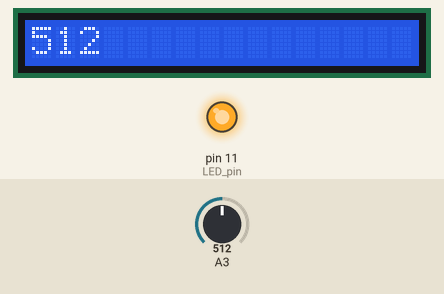
Recording of a sketch running on a simulated Arduino Uno, built with avr-gcc and run on an emulated ATmega328P. On the bench: 16×1 character LCD, output pins drawn as LEDs (lit = HIGH). Inputs (shaded band) come from the test bench; at power-on: A3 = 512. What the sketch prints to the serial monitor is not drawn.

Above: at 1.07 s.
1.3 s: A3 set to 408
At 1.87 s:
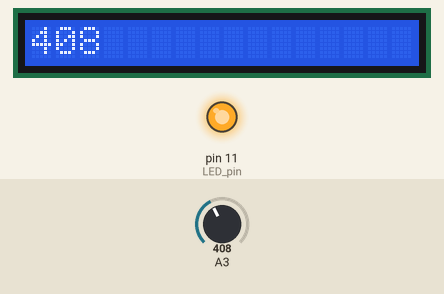
3.2 s: A3 set to 382
At 3.48 s:
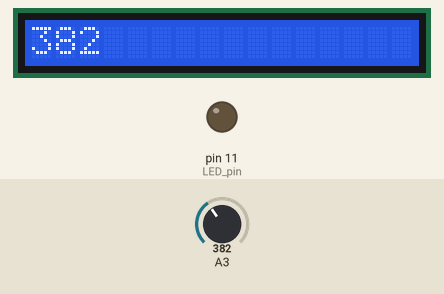
5.2 s: A3 set to 410
At 5.5 s:
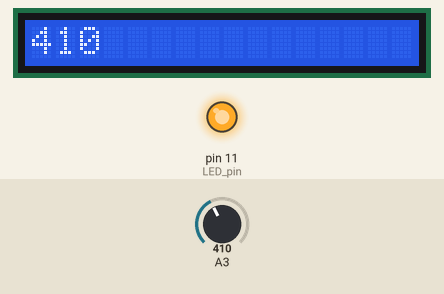
Timing chart, 0 to 8.2 s (numbered marks = the images above; inputs shaded):
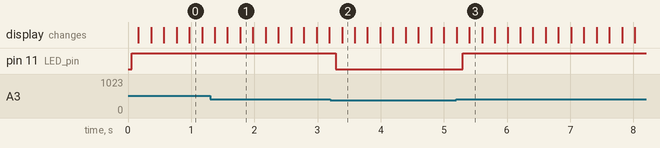

Measured:
- the behaviour switches between 401 and 400 on A3 (found by bisection; images 1 and 2)
- after the input at 1.3 s, the display: first differs from a run without the input after 0.48 s (image 1)
- after the input at 3.2 s, pin 11 (LED_pin): HIGH → LOW after 0.09 s; the display: changes after 0.19 s (image 2)
- after the input at 5.2 s, pin 11 (LED_pin): LOW → HIGH after 0.10 s; the display: first differs from a run without the input after 0.20 s (image 3)

The sketch:

Q12.ino
```cpp
#include <LiquidCrystal.h>

LiquidCrystal lcd(2,3,4,8,12,13);
int thres=400;
const int LED_pin = 11;

void setup() {
lcd.begin(16,1);

Serial.begin(9600);
pinMode(3,OUTPUT);
pinMode(LED_pin, OUTPUT );

}

void loop() {

 int val_LDR = analogRead(A3);
  if (val_LDR>thres){
    digitalWrite(LED_pin, HIGH);
    delay(100);
}
else{
digitalWrite(LED_pin, LOW);
    delay(100);
}

lcd.print(val_LDR);
Serial.print(val_LDR);
Serial.print("\n");
delay(200);
lcd.clear();
delay(100);

}
```
